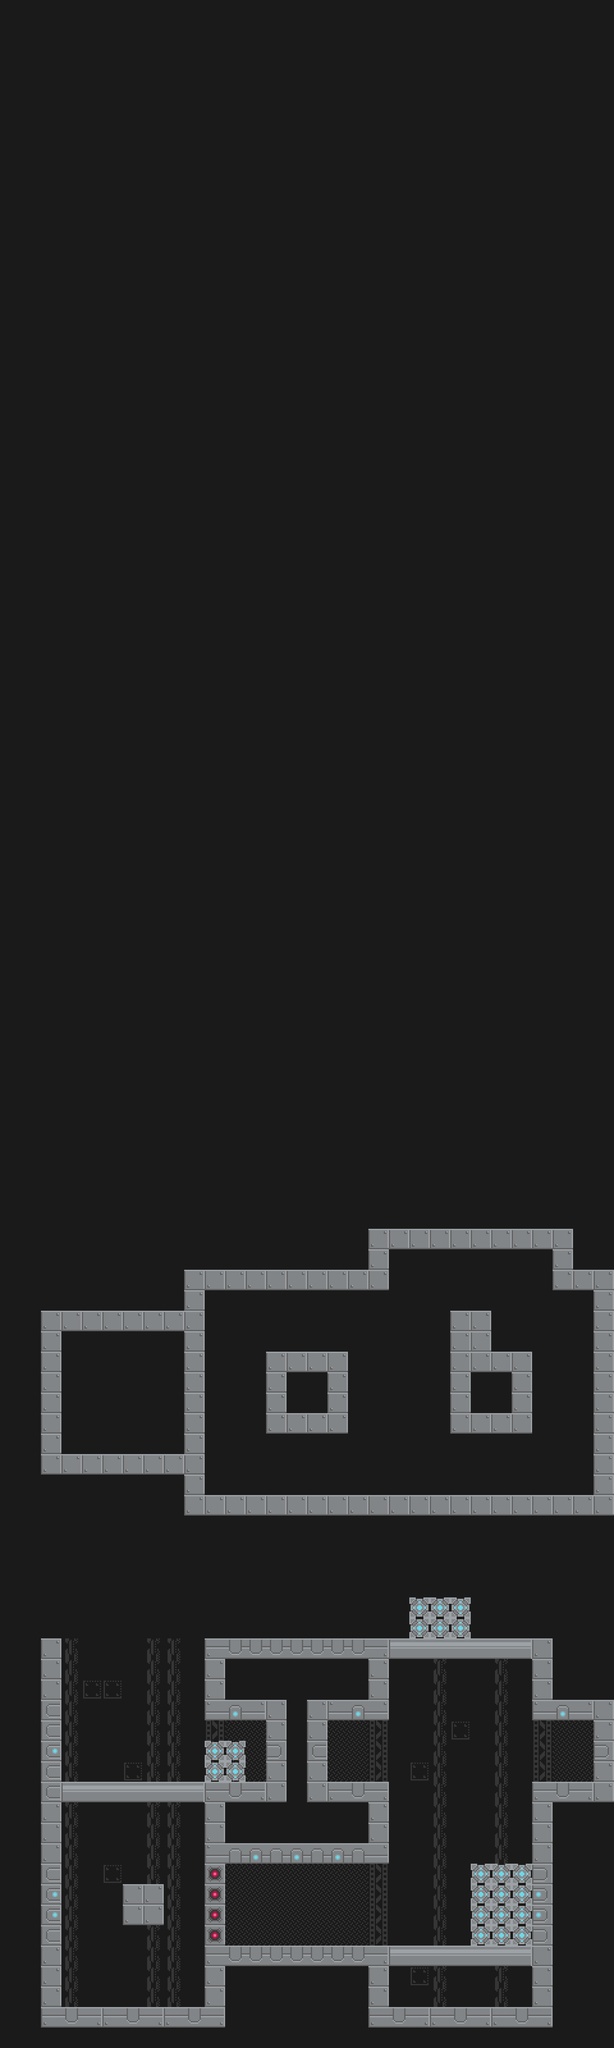

Tiled map render using the project's own tile images. Description and the map definition, with tile-layer contents summarised, below:
An orthogonal 30x100 tile map with 64x64 px tiles, 2 tile layers (bg, fg), 3 tilesets and 6 objects (5x arachbot, player).

<map version="1.8" tiledversion="1.8.2" orientation="orthogonal" renderorder="right-down" width="30" height="100" tilewidth="64" tileheight="64" infinite="0" backgroundcolor="#1a1a1a" nextlayerid="4" nextobjectid="100">
 <editorsettings>
  <export target="level2.json" format="json" />
 </editorsettings>
 <tileset firstgid="1" name="tileset" tilewidth="64" tileheight="64" tilecount="168" columns="12">
  <image source="../image/tileset.png" width="768" height="896" />
 </tileset>
 <tileset firstgid="169" name="bots" tilewidth="64" tileheight="128" tilecount="234" columns="26">
  <image source="../image/bots.png" width="1664" height="1152" />
 </tileset>
 <tileset firstgid="403" name="objects" tilewidth="192" tileheight="128" tilecount="2" columns="0">
  <grid orientation="orthogonal" width="1" height="1" />
  <tile id="0">
   <image width="192" height="128" source="../image/sprites/elevator.png" />
  </tile>
  <tile id="1">
   <image width="64" height="64" source="../image/sprites/portal.png" />
  </tile>
 </tileset>
 <layer id="3" name="bg" width="30" height="100">
  <data>[3000 cells, 160 non-empty, 4 distinct tile ids]</data>
 </layer>
 <layer id="1" name="fg" width="30" height="100">
  <data>[3000 cells, 286 non-empty, 17 distinct tile ids]</data>
 </layer>
 <objectgroup id="2" name="obj">
  <object id="86" name="player" gid="351" x="1280" y="6080" width="64" height="128" />
  <object id="93" name="arachbot" gid="247" x="896" y="4224" width="64" height="128" />
  <object id="98" name="arachbot" gid="247" x="1024" y="5824" width="64" height="128" rotation="180" />
  <object id="96" name="arachbot" gid="247" x="1664" y="4288" width="64" height="128" rotation="90" />
  <object id="97" name="arachbot" gid="247" x="1408" y="4416" width="64" height="128" rotation="270" />
  <object id="95" name="arachbot" gid="247" x="320" y="4544" width="64" height="128" />
 </objectgroup>
</map>